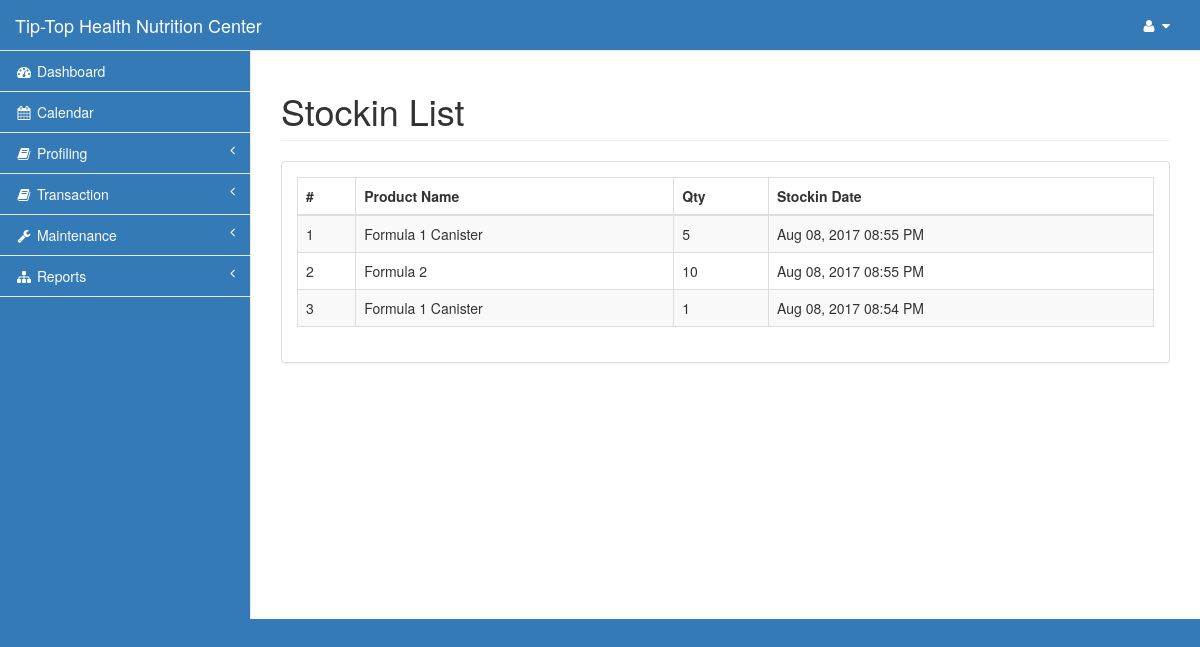
The page /pages/stockin_list.php (signed in) on the database as committed earlier.
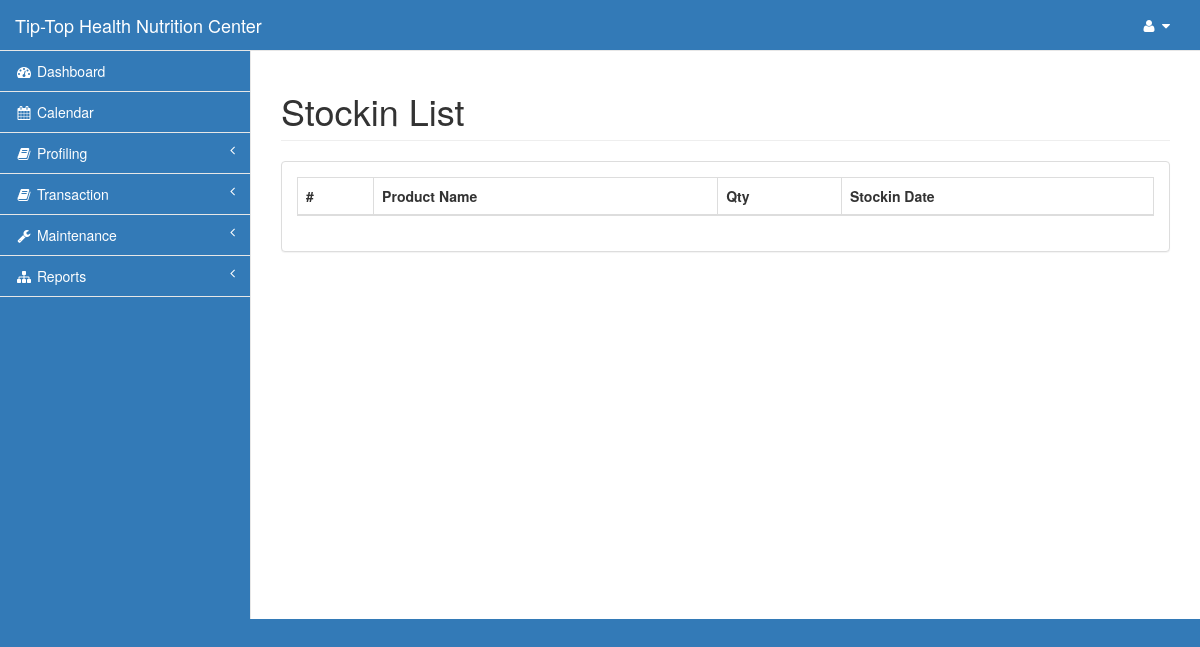
The same page on the database as committed later.
### tables this page shows
CREATE TABLE `stockin` (
  `stockout_id` int(11) NOT NULL,
  `prod_id` int(11) NOT NULL,
  `stockin_qty` int(11) NOT NULL,
  `stockin_date` datetime NOT NULL
);

CREATE TABLE `product` (
  `prod_id` int(11) NOT NULL,
  `prod_name` varchar(30) NOT NULL,
  `vol_pts` int(11) NOT NULL,
  `c` int(11) NOT NULL,
  `sc` int(11) NOT NULL,
  `sb` int(11) NOT NULL,
  `supv` int(11) NOT NULL,
  `retail` int(11) NOT NULL,
  `profitc` int(11) NOT NULL,
  `profitsc` int(11) NOT NULL,
  `profitsb` int(11) NOT NULL,
  `profitsupv` int(11) NOT NULL,
  `qty` int(11) NOT NULL,
  `reorder` int(11) NOT NULL,
  `cat_id` int(11) NOT NULL
);

### pages/stockin_list.php (the view, shortened to what this page needs)
<?php include('session.php');?>
<!DOCTYPE html>
<html lang="en">
<head>
    <?php include('css.php');?>
</head>
<body>
    <div id="wrapper">
        <?php include('nav.php');?>
        <div id="page-wrapper">
            <div class="row">
                <div class="col-lg-12">
                    <h1 class="page-header">Stockin List</h1>
                </div>
            </div>
            <div class="row">
                <div class="col-lg-12">
                    <div class="panel panel-default">
                        <div class="panel-body">
                            <table width="100%" class="table table-striped table-bordered table-hover" id="dataTables-example">
                                <thead>
                                    <tr>
                                        <th>#</th>
                                        <th>Product Name</th>
                                        <th>Qty</th>
                                        <th>Stockin Date</th>
                                    </tr>
                                </thead>
                                <tbody>
<?php
        $query=mysqli_query($con,"select * from stockin natural join product order by stockin_date desc")or die(mysqli_error($con));
            $i=1;
          while ($row=mysqli_fetch_array($query)){
?>
                                    <tr class="odd gradeX">
                                        <td class="center"><?php echo $i;?></td>
                                        <td><?php echo $row['prod_name'];?></td>
                                        <td><?php echo $row['stockin_qty'];?></td>
                                        <td><?php echo date("M d, Y h:i A",strtotime($row['stockin_date']));?></td>
                                    </tr>
<?php $i++;}?>
                                </tbody>
                            </table>
                    </div>
                </div>
            </div>
        </div>
    </div>
</body>
</html>

Rows that differ between the two databases and show on the page:
removed stockin: prod.prod_name "Formula 1 Canister", stockin_qty "5", stockin_date "Aug 08, 2017 08:55 PM"
removed stockin: prod.prod_name "Formula 2", stockin_qty "10", stockin_date "Aug 08, 2017 08:55 PM"
removed stockin: prod.prod_name "Formula 1 Canister", stockin_qty "1", stockin_date "Aug 08, 2017 08:54 PM"
